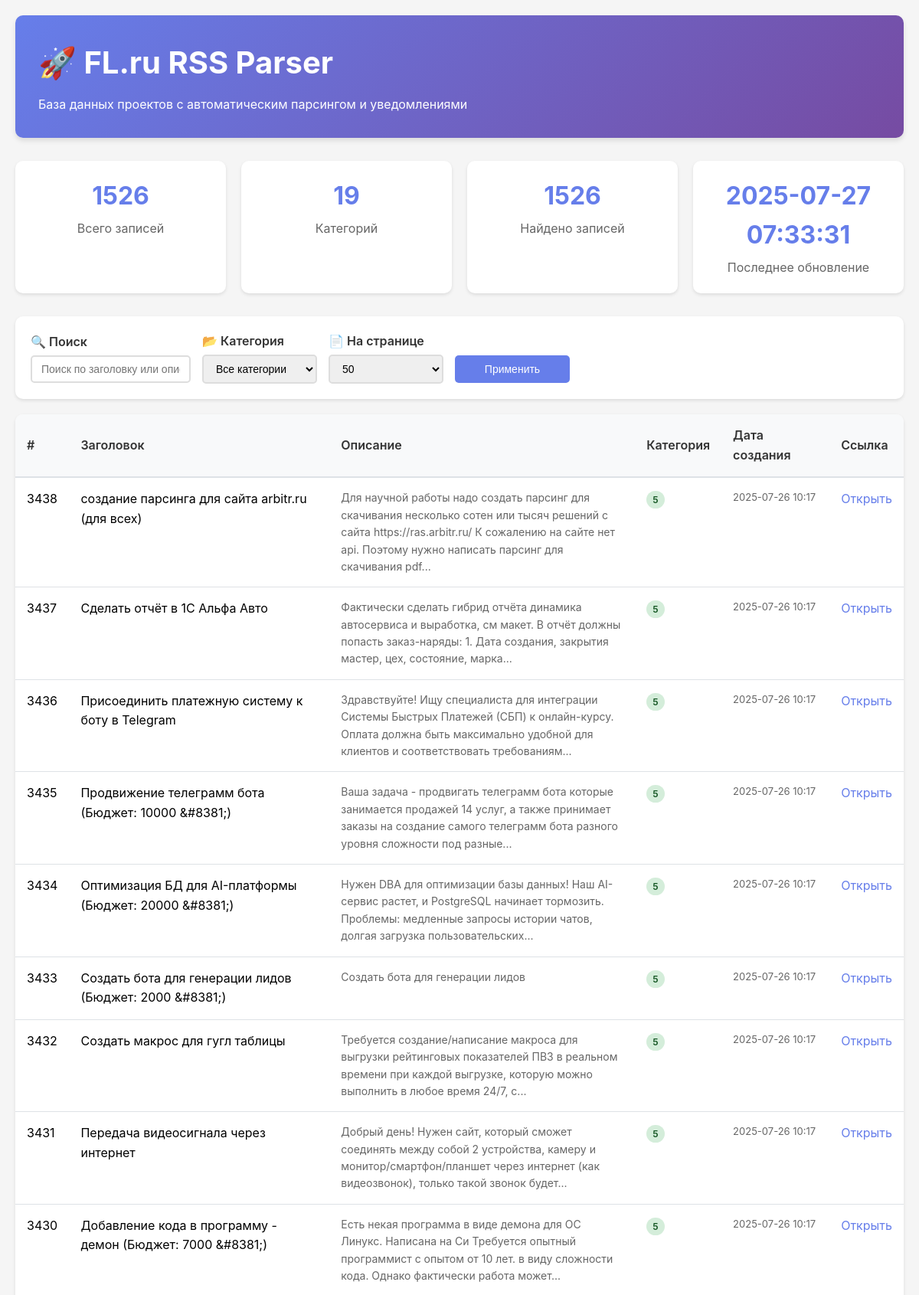
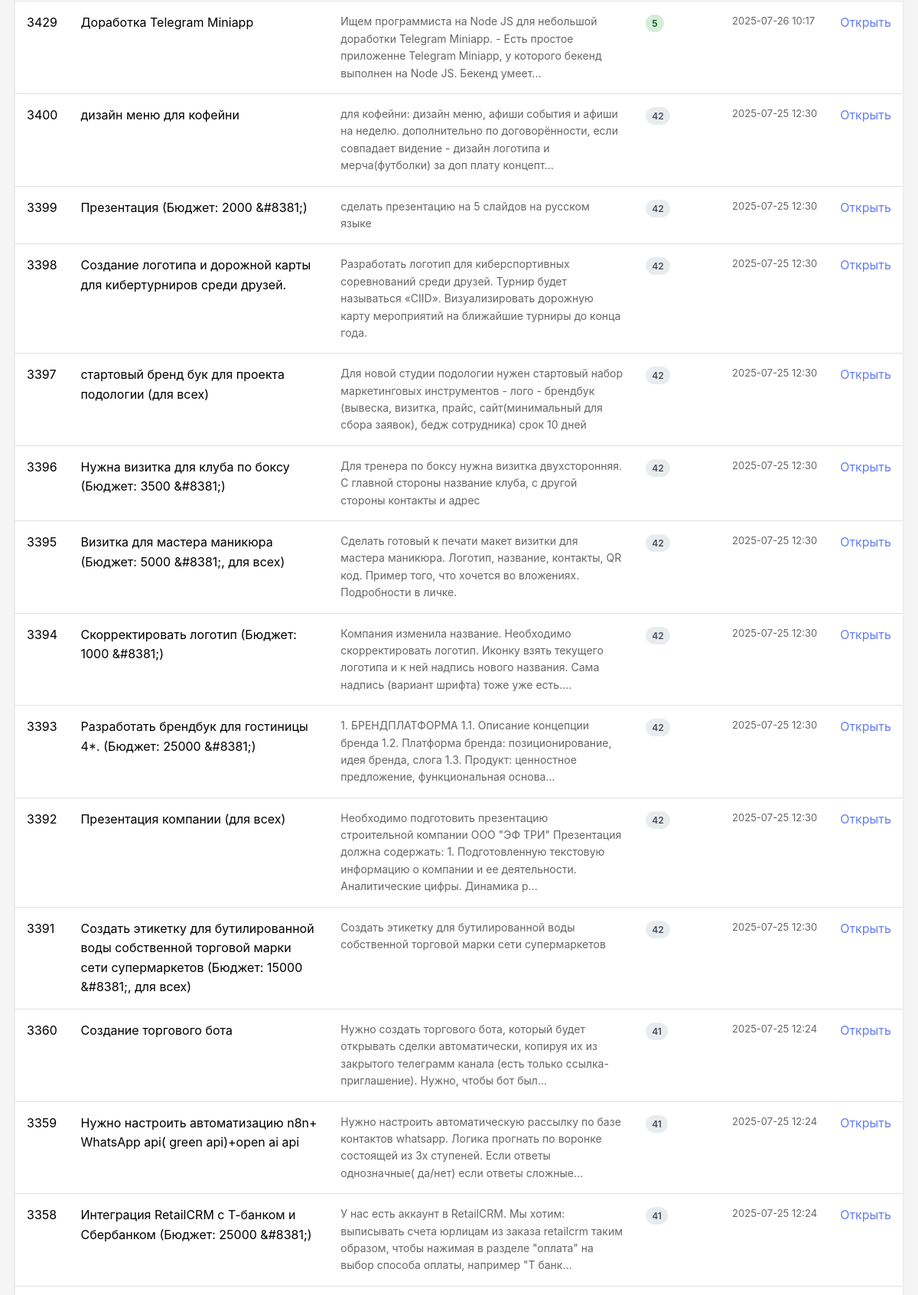
The page /?page=2&category=all&search=&per_page=50 (upper part) on the database its author committed (2 pictures, top to bottom).
### tables this page shows
CREATE TABLE rss_items (
                    id INTEGER PRIMARY KEY AUTOINCREMENT,
                    title TEXT NOT NULL,
                    description TEXT,
                    link TEXT UNIQUE NOT NULL,
                    pub_date TEXT,
                    category INTEGER,
                    created_at TIMESTAMP DEFAULT CURRENT_TIMESTAMP,
                    updated_at TIMESTAMP DEFAULT CURRENT_TIMESTAMP
                );

### viewdatabase.py (the view)
@app.route('/')
def index():
    page = int(request.args.get('page', 1))
    per_page = int(request.args.get('per_page', 50))
    category = request.args.get('category', 'all')
    search = request.args.get('search', '')
    items = web_interface.get_items(page, per_page, category, search)
    total_count = web_interface.get_total_count(category, search)
    categories = web_interface.get_categories()
    statistics = web_interface.get_statistics()
    total_pages = (total_count + per_page - 1) // per_page
    return render_template('index.html',
                         items=items,
                         page=page,
                         per_page=per_page,
                         total_pages=total_pages,
                         total_count=total_count,
                         category=category,
                         search=search,
                         categories=categories,
                         statistics=statistics)

### viewdatabase.py (called while the page is built)
    def get_total_count(self, category=None, search=None):
        query = "SELECT COUNT(*) FROM rss_items WHERE 1=1"
        params = []
        if category and category != 'all':
            query += " AND category = ?"
            params.append(category)
        if search:
            query += " AND (title LIKE ? OR description LIKE ?)"
            params.append(f"%{search}%")
            params.append(f"%{search}%")
        try:
            conn = sqlite3.connect(self.db.db_path)
            cursor = conn.cursor()
            cursor.execute(query, params)
            count = cursor.fetchone()[0]
            conn.close()
            return count
        except Exception as e:
            print(f"Ошибка при подсчете записей: {e}")
            return 0

    def get_categories(self):
        try:
            conn = sqlite3.connect(self.db.db_path)
            cursor = conn.cursor()
            cursor.execute("SELECT DISTINCT category FROM rss_items ORDER BY category")
            categories = [row[0] for row in cursor.fetchall()]
            conn.close()
            return categories
        except Exception as e:
            print(f"Ошибка при получении категорий: {e}")
            return []

### templates/index.html (shortened to what this page needs)
<!DOCTYPE html>
<html lang="ru">
<head>
</head>
<body>
    <div class="container">
        <div class="header">
            <h1>🚀 FL.ru RSS Parser</h1>
            <p>База данных проектов с автоматическим парсингом и уведомлениями</p>
        </div>
        <div class="stats-grid">
            <div class="stat-card">
                <div class="stat-number">{{ statistics.total_items or 0 }}</div>
                <div class="stat-label">Всего записей</div>
            </div>
            <div class="stat-card">
                <div class="stat-number">{{ categories|length }}</div>
                <div class="stat-label">Категорий</div>
            </div>
            <div class="stat-card">
                <div class="stat-number">{{ total_count }}</div>
                <div class="stat-label">Найдено записей</div>
            </div>
            <div class="stat-card">
                <div class="stat-number">{{ statistics.last_update or 'Никогда' }}</div>
                <div class="stat-label">Последнее обновление</div>
            </div>
        </div>
        <div class="filters">
            <form method="GET" class="filters-row">
                <div class="filter-group">
                    <label for="search">🔍 Поиск</label>
                    <input type="text" id="search" name="search" value="{{ search }}"
                           placeholder="Поиск по заголовку или описанию...">
                </div>
                <div class="filter-group">
                    <label for="category">📂 Категория</label>
                    <select id="category" name="category">
                        <option value="all" {% if category == 'all' %}selected{% endif %}>Все категории</option>
                    </select>
                </div>
                <div class="filter-group">
                    <label for="per_page">📄 На странице</label>
                    <select id="per_page" name="per_page">
                        <option value="50" {% if per_page == 50 %}selected{% endif %}>50</option>
                    </select>
                </div>
                <div class="filter-group">
                    <label>&nbsp;</label>
                    <button type="submit" class="btn">Применить</button>
                </div>
            </form>
        </div>
        <div class="table-container">
            <table>
                <thead>
                    <tr>
                        <th style="width: 50px;">#</th>
                        <th style="width: 30%;">Заголовок</th>
                        <th style="width: 35%;">Описание</th>
                        <th style="width: 80px;">Категория</th>
                        <th style="width: 120px;">Дата создания</th>
                        <th style="width: 100px;">Ссылка</th>
                    </tr>
                </thead>
                <tbody>
                    {% for item in items %}
                    <tr>
                        <td>{{ item.id }}</td>
                        <td class="title-cell" onclick="showModal({{ item.id }})">
                            {{ item.title }}
                        </td>
                        <td class="description-cell">
                            {{ item.description }}
                        </td>
                        <td>
                            <span class="category-badge {% if item.category == 5 %}category-5{% endif %}">
                                {{ item.category }}
                            </span>
                        </td>
                        <td class="date-cell">
                            {{ item.created_at[:16] if item.created_at else 'N/A' }}
                        </td>
                        <td class="link-cell">
                            <a href="{{ item.link }}" target="_blank">Открыть</a>
                        </td>
                    </tr>
                    {% else %}
                    <tr>
                        <td colspan="6" style="text-align: center; padding: 40px; color: #666;">
                            📭 Данные отсутствуют. Запустите парсер для загрузки проектов.
                        </td>
                    </tr>
                    {% endfor %}
                </tbody>
            </table>
        </div>
    </div>
</body>
</html>

### templates/index.html (style rules this page uses)
* { margin: 0; padding: 0; box-sizing: border-box; }
body { font-family: -apple-system, BlinkMacSystemFont, 'Segoe UI', Roboto, sans-serif; background-color: #f5f5f5; line-height: 1.6; }
.container { max-width: 1400px; margin: 0 auto; padding: 20px; }
.header { background: linear-gradient(135deg, #667eea 0%, #764ba2 100%); color: white; padding: 30px; border-radius: 10px; margin-bottom: 30px; box-shadow: 0 4px 6px rgba(0,0,0,0.1); }
.header h1 { font-size: 2.5em; margin-bottom: 10px; }
.stats-grid { display: grid; grid-template-columns: repeat(auto-fit, minmax(250px, 1fr)); gap: 20px; margin-bottom: 30px; }
.stat-card { background: white; padding: 20px; border-radius: 10px; box-shadow: 0 2px 4px rgba(0,0,0,0.1); text-align: center; }
.stat-number { font-size: 2em; font-weight: bold; color: #667eea; }
.stat-label { color: #666; margin-top: 5px; }
.filters { background: white; padding: 20px; border-radius: 10px; margin-bottom: 20px; box-shadow: 0 2px 4px rgba(0,0,0,0.1); }
.filters-row { display: flex; gap: 15px; flex-wrap: wrap; align-items: center; }
.filter-group { display: flex; flex-direction: column; min-width: 150px; }
.filter-group label { font-weight: 600; margin-bottom: 5px; color: #333; }
.filter-group input, .filter-group select { padding: 8px 12px; border: 2px solid #ddd; border-radius: 5px; font-size: 14px; }
.btn { background: #667eea; color: white; border: none; padding: 10px 20px; border-radius: 5px; cursor: pointer; font-size: 14px; transition: background 0.3s; }
.table-container { background: white; border-radius: 10px; overflow: hidden; box-shadow: 0 2px 4px rgba(0,0,0,0.1); }
table { width: 100%; border-collapse: collapse; }
th { background: #f8f9fa; padding: 15px; text-align: left; font-weight: 600; color: #333; border-bottom: 2px solid #dee2e6; }
td { padding: 15px; border-bottom: 1px solid #dee2e6; vertical-align: top; }
.category-badge { background: #e9ecef; color: #495057; padding: 4px 8px; border-radius: 15px; font-size: 12px; font-weight: 600; }
.category-5 { background: #d4edda; color: #155724; }
.title-cell { max-width: 300px; cursor: pointer; }
.description-cell { max-width: 400px; color: #666; font-size: 14px; }
.date-cell { white-space: nowrap; font-size: 13px; color: #666; }
.link-cell a { color: #667eea; text-decoration: none; }

### rows shown on the page
rss_items: id "3438", title "создание парсинга для сайта arbitr.ru (для всех)", description "Для научной работы надо создать парсинг для скачивания несколько сотен или тысяч решений с сайта https://ras.arbitr.ru/ К сожалению на сайте нет api. Поэтому нужно написать парсинг для скачивания pdf...", category "5", created_at "2025-07-26 10:17"
rss_items: id "3437", title "Сделать отчёт в 1С Альфа Авто", description "Фактически сделать гибрид отчёта динамика автосервиса и выработка, см макет. В отчёт должны попасть заказ-наряды: 1. Дата создания, закрытия мастер, цех, состояние, марка...", category "5", created_at "2025-07-26 10:17"
rss_items: id "3436", title "Присоединить платежную систему к боту в Telegram", description "Здравствуйте! Ищу специалиста для интеграции Системы Быстрых Платежей (СБП) к онлайн-курсу. Оплата должна быть максимально удобной для клиентов и соответствовать требованиям...", category "5", created_at "2025-07-26 10:17"
rss_items: id "3435", title "Продвижение телеграмм бота (Бюджет: 10000 &#8381;)", description "Ваша задача - продвигать телеграмм бота которые занимается продажей 14 услуг, а также принимает заказы на создание самого телеграмм бота разного уровня сложности под разные...", category "5", created_at "2025-07-26 10:17"
rss_items: id "3434", title "Оптимизация БД для AI-платформы (Бюджет: 20000 &#8381;)", description "Нужен DBA для оптимизации базы данных! Наш AI-сервис растет, и PostgreSQL начинает тормозить. Проблемы: медленные запросы истории чатов, долгая загрузка пользовательских...", category "5", created_at "2025-07-26 10:17"
rss_items: id "3433", title "Создать бота для генерации лидов (Бюджет: 2000 &#8381;)", description "Создать бота для генерации лидов", category "5", created_at "2025-07-26 10:17"
rss_items: id "3432", title "Создать макрос для гугл таблицы", description "Требуется создание/написание макроса для выгрузки рейтинговых показателей ПВЗ в реальном времени при каждой выгрузке, которую можно выполнить в любое время 24/7, с...", category "5", created_at "2025-07-26 10:17"
rss_items: id "3431", title "Передача видеосигнала через интернет", description "Добрый день! Нужен сайт, который сможет соединять между собой 2 устройства, камеру и монитор/смартфон/планшет через интернет (как видеозвонок), только такой звонок будет...", category "5", created_at "2025-07-26 10:17"
rss_items: id "3430", title "Добавление кода в программу - демон (Бюджет: 7000 &#8381;)", description "Есть некая программа в виде демона для ОС Линукс. Написана на Си Требуется опытный программист с опытом от 10 лет. в виду сложности кода. Однако фактически работа может...", category "5", created_at "2025-07-26 10:17"
rss_items: id "3429", title "Доработка Telegram Miniapp", description "Ищем программиста на Node JS для небольшой доработки Telegram Miniapp. - Есть простое приложенне Telegram Miniapp, у которого бекенд выполнен на Node JS. Бекенд умеет...", category "5", created_at "2025-07-26 10:17"
rss_items: id "3400", title "дизайн меню для кофейни", description "для кофейни: дизайн меню, афиши события и афиши на неделю. дополнительно по договорённости, если совпадает видение - дизайн логотипа и мерча(футболки) за доп плату концепт...", category "42", created_at "2025-07-25 12:30"
rss_items: id "3399", title "Презентация (Бюджет: 2000 &#8381;)", description "сделать презентацию на 5 слайдов на русском языке", category "42", created_at "2025-07-25 12:30"
rss_items: id "3398", title "Создание логотипа и дорожной карты для кибертурниров среди друзей.", description "Разработать логотип для киберспортивных соревнований среди друзей. Турнир будет называться «CIID». Визуализировать дорожную карту мероприятий на ближайшие турниры до конца года.", category "42", created_at "2025-07-25 12:30"
rss_items: id "3397", title "стартовый бренд бук для проекта подологии (для всех)", description "Для новой студии подологии нужен стартовый набор маркетинговых инструментов - лого - брендбук (вывеска, визитка, прайс, сайт(минимальный для сбора заявок), бедж сотрудника) срок 10 дней", category "42", created_at "2025-07-25 12:30"
rss_items: id "3396", title "Нужна визитка для клуба по боксу (Бюджет: 3500 &#8381;)", description "Для тренера по боксу нужна визитка двухсторонняя. С главной стороны название клуба, с другой стороны контакты и адрес", category "42", created_at "2025-07-25 12:30"
rss_items: id "3395", title "Визитка для мастера маникюра (Бюджет: 5000 &#8381;, для всех)", description "Сделать готовый к печати макет визитки для мастера маникюра. Логотип, название, контакты, QR код. Пример того, что хочется во вложениях. Подробности в личке.", category "42", created_at "2025-07-25 12:30"
rss_items: id "3394", title "Скорректировать логотип (Бюджет: 1000 &#8381;)", description "Компания изменила название. Необходимо скорректировать логотип. Иконку взять текущего логотипа и к ней надпись нового названия. Сама надпись (вариант шрифта) тоже уже есть....", category "42", created_at "2025-07-25 12:30"
rss_items: id "3393", title "Разработать брендбук для гостиницы 4*. (Бюджет: 25000 &#8381;)", description "1. БРЕНДПЛАТФОРМА 1.1. Описание концепции бренда 1.2. Платформа бренда: позиционирование, идея бренда, слога 1.3. Продукт: ценностное предложение, функциональная основа...", category "42", created_at "2025-07-25 12:30"
rss_items: id "3392", title "Презентация компании (для всех)", description "Необходимо подготовить презентацию строительной компании ООО \"ЭФ ТРИ\" Презентация должна содержать: 1. Подготовленную текстовую информацию о компании и ее деятельности. Аналитические цифры. Динамика р...", category "42", created_at "2025-07-25 12:30"
rss_items: id "3391", title "Создать этикетку для бутилированной воды собственной торговой марки сети супермаркетов (Бюджет: 15000 &#8381;, для всех)", description "Создать этикетку для бутилированной воды собственной торговой марки сети супермаркетов", category "42", created_at "2025-07-25 12:30"
rss_items: id "3360", title "Создание торгового бота", description "Нужно создать торгового бота, который будет открывать сделки автоматически, копируя их из закрытого телеграмм канала (есть только ссылка-приглашение). Нужно, чтобы бот был...", category "41", created_at "2025-07-25 12:24"
rss_items: id "3359", title "Нужно настроить автоматизацию n8n+ WhatsApp api( green api)+open ai api", description "Нужно настроить автоматическую рассылку по базе контактов whatsapp. Логика прогнать по воронке состоящей из 3х ступеней. Если ответы однозначные( да/нет) если ответы сложные...", category "41", created_at "2025-07-25 12:24"
rss_items: id "3358", title "Интеграция RetailCRM c Т-банком и Сбербанком (Бюджет: 25000 &#8381;)", description "У нас есть аккаунт в RetailCRM. Мы хотим: выписывать счета юрлицам из заказа retailcrm таким образом, чтобы нажимая в разделе \"оплата\" на выбор способа оплаты, например \"Т банк...", category "41", created_at "2025-07-25 12:24"

### other values the page prints
{{ statistics.total_items or 0 }} "1526"
{{ categories|length }} "19"
{{ total_count }} "1526"
{{ statistics.last_update or 'Никогда' }} "2025-07-27 07:33:31"
